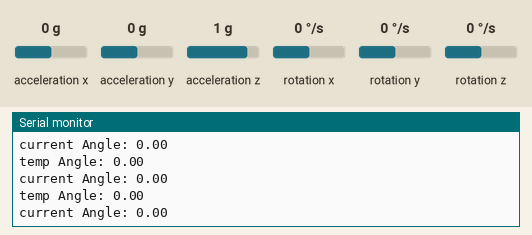
Recording of a sketch running on a simulated Arduino Uno, built with avr-gcc and run on an emulated ATmega328P. On the bench: the last lines printed to the serial monitor. The inputs (shaded band) are chosen by the test bench; at power-on: rotation z 0 °/s, acceleration x 0 g, acceleration y 0 g, acceleration z 1 g, rotation x 0 °/s, rotation y 0 °/s.

Above: at 4.2 s.
4.3 s: rotation z set to -100 °/s
At 5.3 s:
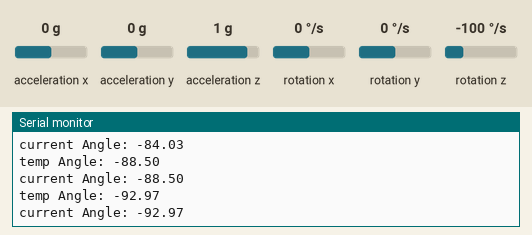
7.3 s: rotation z set to 0 °/s
At 7.8 s:
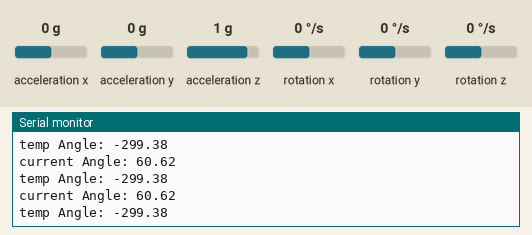
10.3 s: rotation z set to -192 °/s
At 11.1 s:
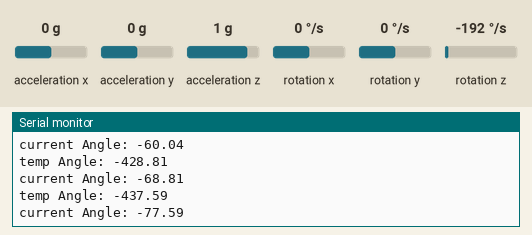
13.3 s: rotation z set to 192 °/s
At 14.0 s:
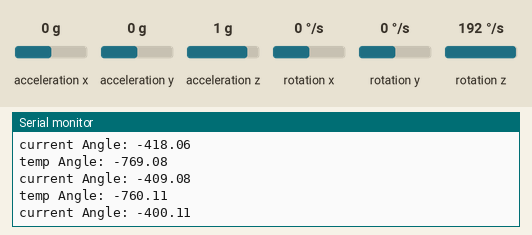
Timing chart, 0 to 16.3 s (numbered marks = the images above; inputs shaded):
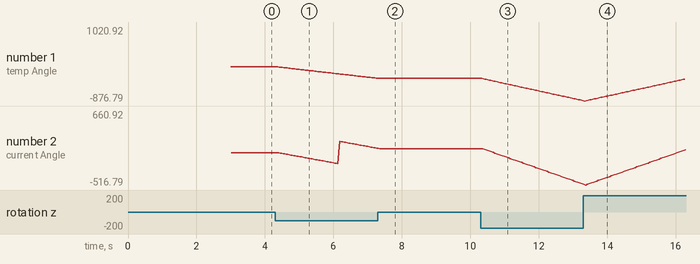

Measured:
- after the input at 4.3 s, the serial monitor: prints a new line after 0.08 s (image 1)
- after the input at 10.3 s, the serial monitor: prints a new line after 0.08 s (image 3)
- plotted number 1: 0 → -294.91 after the input at 4.3 s, -299.38 → -867.81 after the input at 10.3 s
- plotted number 2: 0 → 69.56 after the input at 4.3 s, 60.62 → -498.83 after the input at 10.3 s

The sketch:

mpu_test.ino
```cpp
#include <MPU6050_tockn.h>  // Used for the gyroscope MPU6050
#include <Wire.h> //  Used for the gyroscope MPU6050

MPU6050 mpu6050(Wire);  // an object of the MPU6050 library used to control the gyroscope

#define PI 3.1415926535897932384626433832795  // define the math constant pi

const double pi_deg = 180.0;
volatile double tempAngle = 0.0;
volatile double currentAngle = 0.0;

void setup() {
  // put your setup code here, to run once:
  Serial.begin(9600); // open the serial monitor at a rate of 9600bit/s
  Serial.println("Code starts");

  Wire.begin();
  mpu6050.begin();
  mpu6050.calcGyroOffsets(true);  // the gyro gets its offsets in the first 3 seconds of the robot getting powered
}

void loop() {
  // put your main code here, to run repeatedly:
  mpu6050.update();
  tempAngle = mpu6050.getAngleZ();
//  currentAngle = tempAngle;
  Serial.print("temp Angle: "); Serial.println(tempAngle);
//  if(tempAngle > pi_deg){  // find the shortest angle the robot should turn
//    currentAngle = tempAngle - 2*pi_deg;
//  }
//  if(tempAngle < -pi_deg){
//    currentAngle = tempAngle + 2*pi_deg;
//  }
  if(tempAngle > pi_deg){  // find the shortest angle the robot should turn
    currentAngle = tempAngle - 2*pi_deg;
  }
  else if(tempAngle < -pi_deg){
    currentAngle = tempAngle + 2*pi_deg;
  }
  else{
      currentAngle = tempAngle;
  }
  Serial.print("current Angle: "); Serial.println(currentAngle);
}
```
